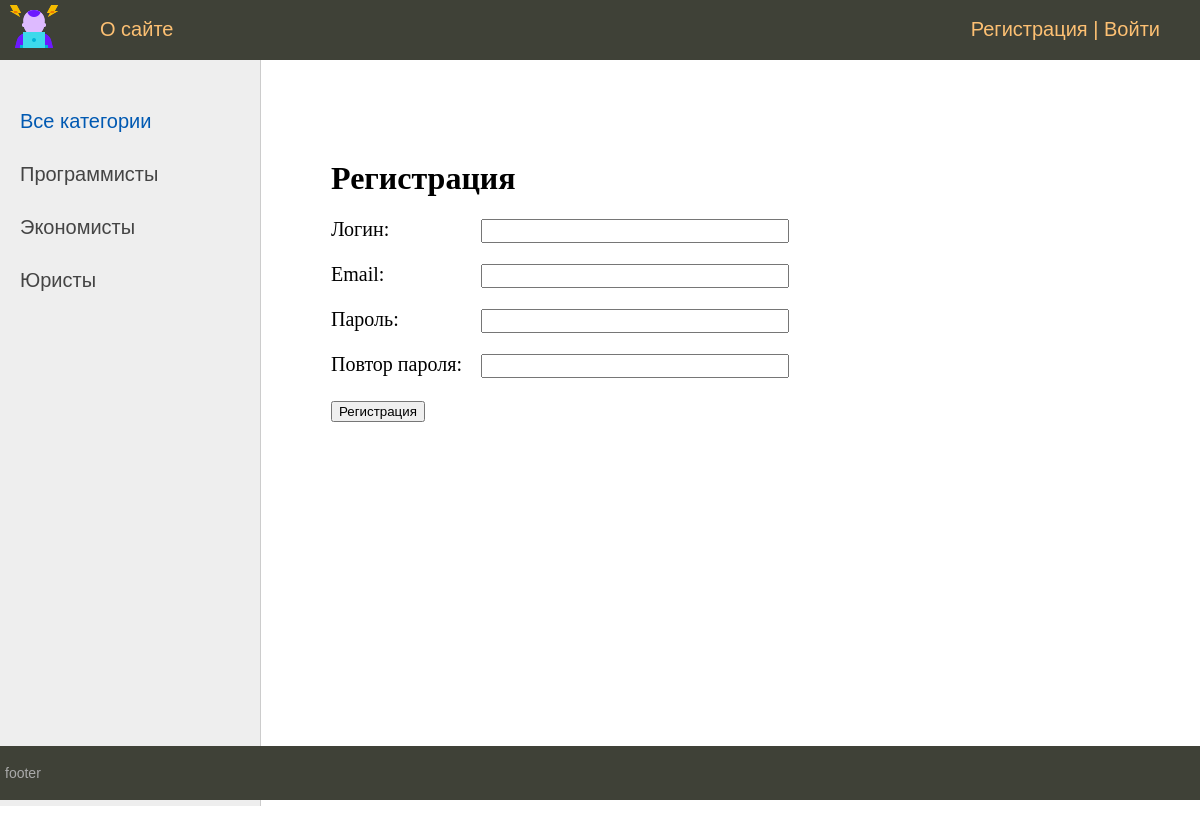
Page /register/ on the earlier database version.
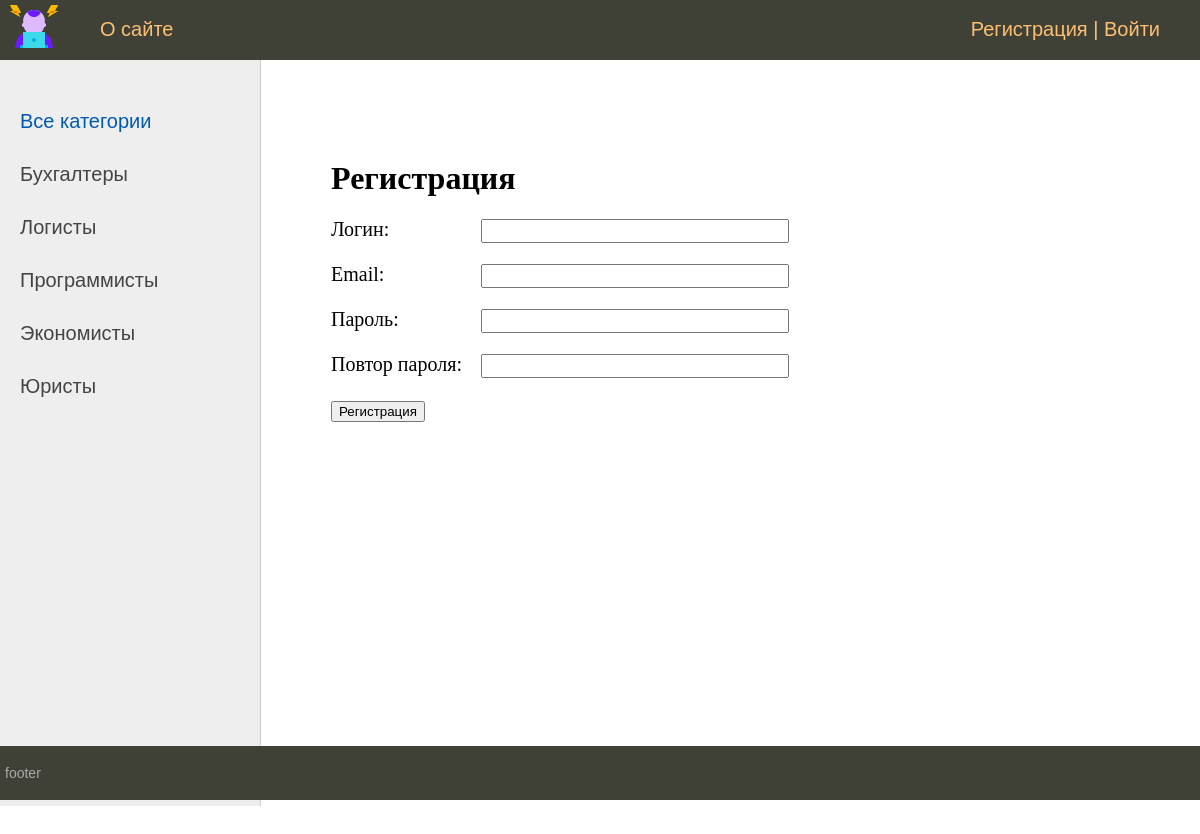
Same page on the later database version.
### vacancy/models.py (models this page shows, shortened)
class Category(models.Model):
    name = models.CharField(max_length=100, db_index=True, verbose_name='Категория')
    slug = models.SlugField(max_length=255, unique=True, db_index=True, verbose_name='URL')
    def get_absolute_url(self):
        return reverse('category', kwargs={'cat_slug': self.slug})
    class Meta:
        verbose_name = 'категорию'
        verbose_name_plural = 'Категории'
        ordering = ['id', 'name']

### vacancy/views.py (the view, shortened to what this page needs)
# urls.py: path('register/', RegisterUser.as_view(), name='register'),
class RegisterUser(DataMixin, CreateView):
    form_class = RegisterUserForm
    template_name = 'vacancy/register.html'
    success_url = reverse_lazy('login')
    def get_context_data(self, *, object_list=None, **kwargs):
        context = super().get_context_data(**kwargs)
        c_def = self.get_user_context(title="Регистрация")
        return dict(list(context.items()) + list(c_def.items()))

### vacancy/forms.py
class RegisterUserForm(UserCreationForm):
    username = forms.CharField(label='Логин', widget=forms.TextInput(attrs={'class': 'form-input'}))
    email = forms.EmailField(label='Email', widget=forms.EmailInput(attrs={'class': 'form-input'}))
    password1 = forms.CharField(label='Пароль', widget=forms.PasswordInput(attrs={'class': 'form-input'}))
    password2 = forms.CharField(label='Повтор пароля', widget=forms.PasswordInput(attrs={'class': 'form-input'}))
    class Meta:
        model = User
        fields = ('username', 'email', 'password1', 'password2')

### utils.py (called while the page is built)
    def get_user_context(self, **kwargs):
        context = kwargs
        cats = Category.objects.annotate(Count('vacancy'))
        user_menu = menu.copy()
        if not self.request.user.is_authenticated:
            user_menu.pop(1)
        context['menu'] = user_menu
        context['cats'] = cats
        if 'cat_selected' not in context:
            context['cat_selected'] = 0
        return context

### vacancy/templates/vacancy/register.html (shortened to what this page needs)
{% extends 'vacancy/base.html' %}
{% block content %}
<h1>{{title}}</h1>
<form method="post">
{% for f in form %}
<p><label class="form-label" for="{{ f.id_for_label }}">{{f.label}}: </label>{{ f }}</p>
{% endfor %}
    <button type="submit">Регистрация</button>
</form>
{% endblock %}

### vacancy/templates/vacancy/base.html (shortened to what this page needs)
{% load static %}
{% load vacancy_tags %}
<!DOCTYPE html>
<html>
<head>
	<link type="text/css" href="{% static 'vacancy/css/styles.css' %}" rel="stylesheet" />
</head>
<body>
<table class="table-page" border=0 cellpadding="0" cellspacing="0">
<tr><td valign=top>
{% block mainmenu %}
		<div class="header">
			<ul id="mainmenu" class="mainmenu">
			<li class="logo"><a href="{% url 'home' %}"><div class="logo"></div></a></li>
{% for m in menu %}
			<li><a href="{% url m.url_name %}">{{m.title}}</a></li>
{% endfor %}
				{% if request.user.is_authenticated %}
				<li class="last"> {{user.username}} | <a href="{% url 'logout' %}">Выйти</a></li>
				{% else %}
				<li class="last"><a href="{% url 'register' %}">Регистрация</a> | <a href="{% url 'login' %}">Войти</a></li>
				{% endif %}
			</ul>
		</div>
{% endblock mainmenu %}
<table class="table-content" border=0 cellpadding="0" cellspacing="0">
<tr>
	<td valign="top" class="left-chapters">
	<ul id="leftchapters">
		{% if cat_selected == 0 %}
		<li class="selected">Все категории</li>
{% else %}
		<li><a href="{% url 'home' %}">Все категории</a></li>
{% endif %}
{% for c in cats %}
{% if c.vacancy__count > 0 %}
		{% if c.pk == cat_selected %}
			<li class="selected">{{c.name}}</li>
		{% else %}
			<li><a href="{{ c.get_absolute_url }}">{{c.name}}</a></li>
		{% endif %}
{% endif %}
{% endfor %}
	</ul>
</td>
<td valign="top" class="content">
	<div class="content-text">
{% block content %}
{% endblock %}
</div>
</td></tr></table>
</td></tr>
<tr><td valign=top>
	<div id="footer">
		<p>footer</p>
	</div>
</td></tr></table>
</body>
</html>

Differences in the rows shown:
added Category: name "Бухгалтеры"
added Category: name "Логисты"
